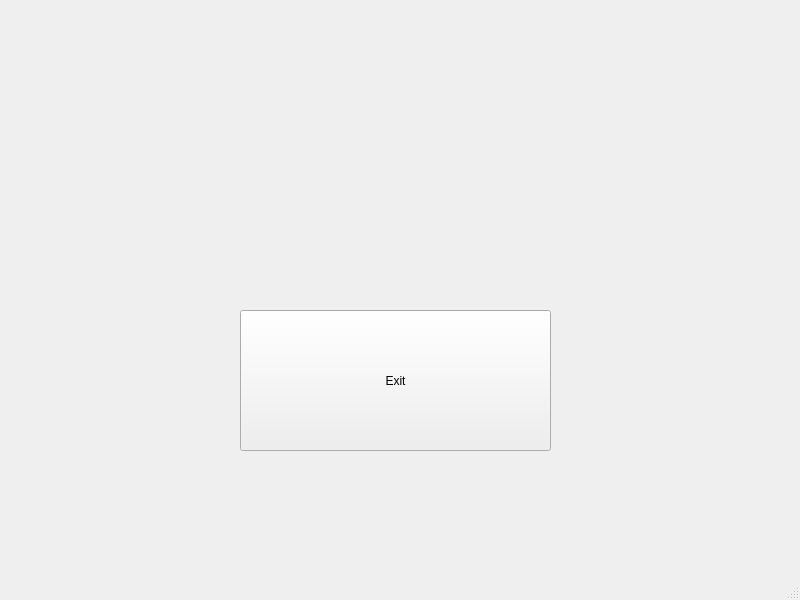
<?xml version="1.0" encoding="UTF-8"?>
<ui version="4.0">
 <class>MainWindow</class>
 <widget class="QMainWindow" name="MainWindow">
  <property name="geometry">
   <rect>
    <x>0</x>
    <y>0</y>
    <width>800</width>
    <height>600</height>
   </rect>
  </property>
  <property name="windowTitle">
   <string>MainWindow</string>
  </property>
  <widget class="QWidget" name="centralwidget">
   <widget class="QPushButton" name="btn_exit">
    <property name="geometry">
     <rect>
      <x>240</x>
      <y>310</y>
      <width>311</width>
      <height>141</height>
     </rect>
    </property>
    <property name="text">
     <string>Exit</string>
    </property>
   </widget>
  </widget>
  <widget class="QMenuBar" name="menubar">
   <property name="geometry">
    <rect>
     <x>0</x>
     <y>0</y>
     <width>800</width>
     <height>21</height>
    </rect>
   </property>
  </widget>
  <widget class="QStatusBar" name="statusbar"/>
 </widget>
 <resources/>
 <connections/>
</ui>
